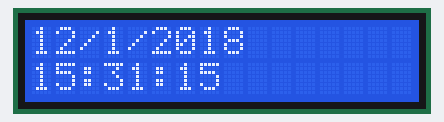
The sketch below on a simulated Arduino Uno, built with avr-gcc and run on an emulated ATmega328P. Parts: 16×2 character LCD. The local clock reads 2024-03-15 10:24:30 at power-on unless the sketch sets it.

Above: at 0.1 s.
At 4.2 s:
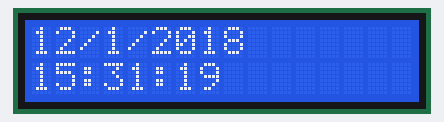
At 9.3 s:
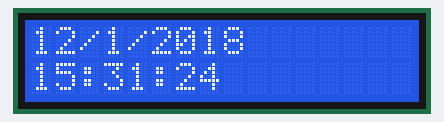
At 19.6 s:
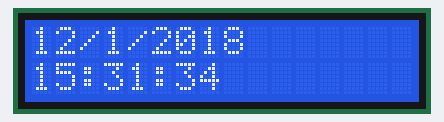
At 28.8 s:
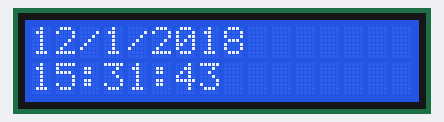
At 39.0 s:
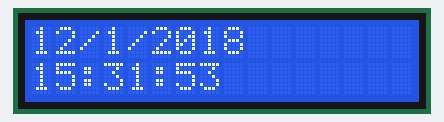

Measured:
- what the display in image 1 shows lasts 1.0 s, from 4.2 s to 5.2 s

The sketch:

Calendario.ino
```cpp
//This code is to use with DS1302 RTC module, it permits you to setup the actual time and date
//And you can visualize them on the LCD i2c screen
//This code is a modified version of the code provided in virtuabotixRTC library
//Refer to https://Surtrtech.com for more information

#include <virtuabotixRTC.h> //Libraries needed
#include <LiquidCrystal_I2C.h>

#define I2C_ADDR 0x27 //LCD i2c stuff
#define BACKLIGHT_PIN 3
#define En_pin 2
#define Rw_pin 1
#define Rs_pin 0
#define D4_pin 4
#define D5_pin 5
#define D6_pin 6
#define D7_pin 7

LiquidCrystal_I2C lcd(I2C_ADDR,En_pin,Rw_pin,Rs_pin,D4_pin,D5_pin,D6_pin,D7_pin);
//Wiring SCLK -> 6, I/O -> 7, CE -> 8
//Or CLK -> 6 , DAT -> 7, Reset -> 8

virtuabotixRTC myRTC(6, 7, 8); //If you change the wiring change the pins here also


void setup() {
 Serial.begin(9600);
 lcd.begin (16,2); //Initialize the LCD
 lcd.setBacklightPin(BACKLIGHT_PIN,POSITIVE);
 lcd.setBacklight(HIGH);
 lcd.home ();
 myRTC.setDS1302Time(15, 31, 15, 5, 12, 1, 2018); //Here you write your actual time/date as shown above
 //but remember to "comment/remove" this function once you're done as I did
 //The setup is done only one time and the module will continue counting it automatically

}

void loop() {
 lcd.clear(); //Here after clearing the LCD we take the time from the module and print it on the screen with usual LCD functions
 myRTC.updateTime();
 lcd.setCursor(0,0);
 lcd.print(myRTC.dayofmonth);
 lcd.print("/");
 lcd.print(myRTC.month);
 lcd.print("/");
 lcd.print(myRTC.year);
 lcd.setCursor(0,1);
 lcd.print(myRTC.hours);
 lcd.print(":");
 lcd.print(myRTC.minutes);
 lcd.print(":");
 lcd.print(myRTC.seconds);
 delay(1000);
}
```
